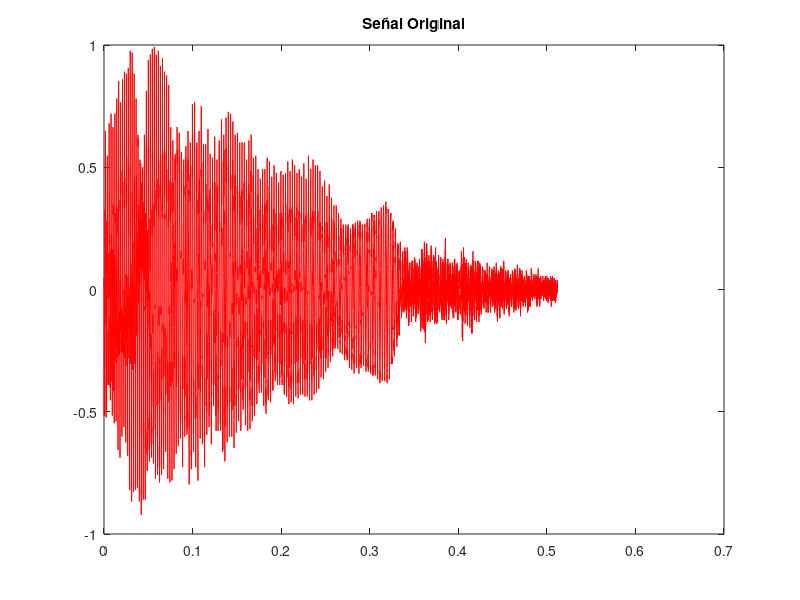
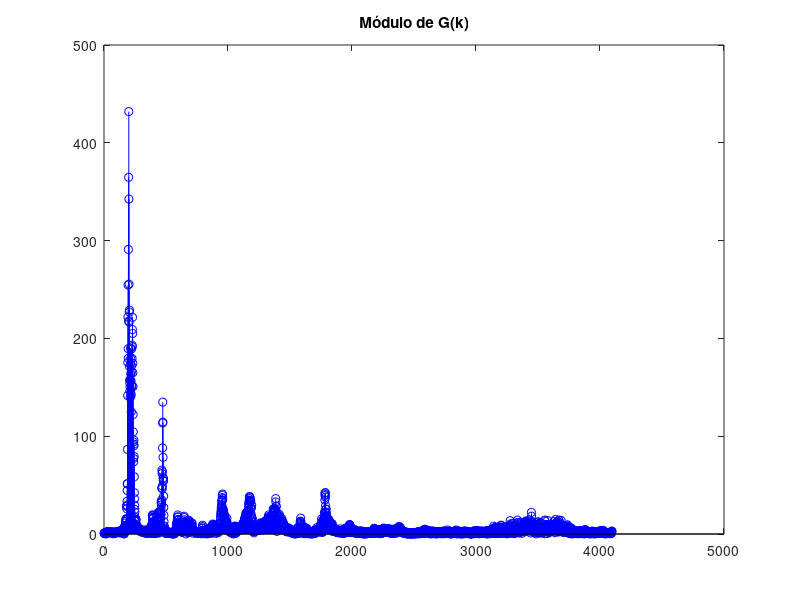
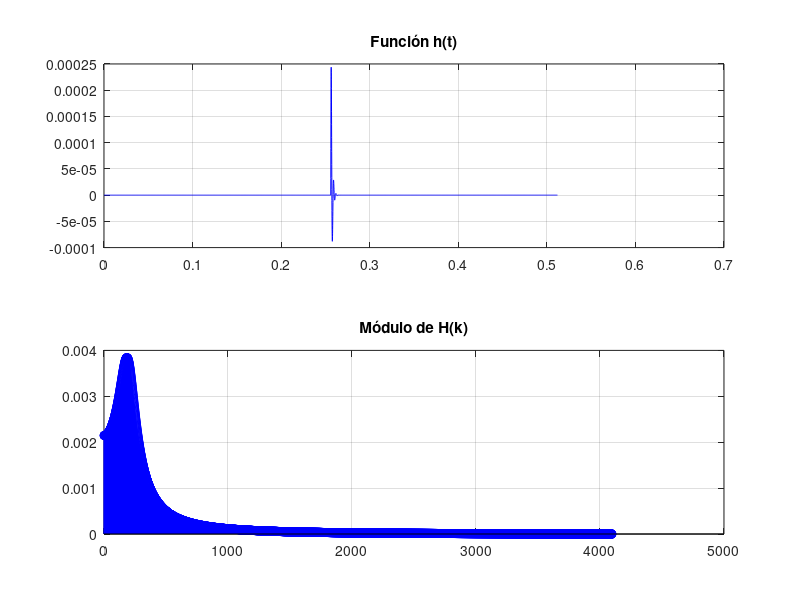
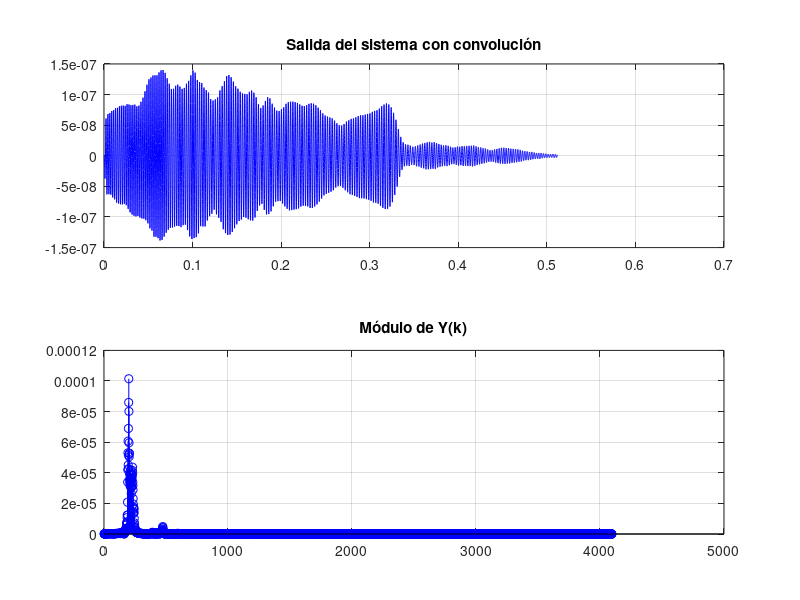

The MATLAB script that drew these images, in order:
function intento2
  clear;
  clc;

  % Cargando el registro de datos
  g_r = load("audiovoz02.txt", "-ascii");

  N = length(g_r); fs = 16000; dt = 1 / fs;
  t0 = 0; Tp = N / fs; dw = (2 * pi) / Tp;

  disp("Dt:"); dt
  disp("\nN:"); N
  disp("\nDw:"); dw

  %%===========================ARREGLOS LUEGO UTILIZADOS========================%%

  t = (0:N-1) * dt;

  % Grafica del registro
  figure(1);
  plot(t, g_r, 'r');
  title("Señal Original");

  %=================================TDF=========================================%%
  G_r_K = fft(g_r);

  G_r_K_mod = abs(G_r_K(1:N/2));

  figure(2);
  stem(G_r_K_mod, "b");
  title("Módulo de G(k)");

  Adm = max(G_r_K_mod);
  i_max = find(G_r_K_mod == Adm); % índice correspondiente a la máxima amplitud.
  fm = (i_max - 1) * dw; % frecuencia angular correspondiente. El menos 1 es por que las frecuencias arrancan desde 0 pero los arreglos desde 1

  disp("\nAdm:"); printf('%.2f\n', Adm);
  disp("\nfm:"); printf('%.2f\n', fm);

  %==============================FILTROS======================================%%
  zita = 0.4;
  wn = fm;

  % FUNCIÓN ESCALÓN
  u = zeros(N, 1);
  t0 = Tp / 2; % Tiempo en el que el escalón se activa
  for i = 1:N
      if t(i) < t0
          u(i) = 0; % Antes del umbral
      else
          u(i) = 1; % Después del umbral
      end
  end

  % Resolución del sistema con Euler explícito
  x3_2 = zeros(3, N);
  for i = 1:N-1
      k1 = dt * f_pend(u(i), x3_2(:,i), wn, zita); % Paso de Euler con la función escalón como entrada
      x3_2(:,i+1) = x3_2(:,i) + k1;
  end

  y_u = x3_2(3, :); % Salida del sistema

  %===============================OBTENCION DE H================================%%
  h = zeros(N, 1); % Inicializar el vector de la derivada

  % DERIVADA PRIMERA ASIMÉTRICA (inicio)
  h(1) = (1 / (2 * dt)) * (-3 * y_u(1) + 4 * y_u(2) - y_u(3));

  % DERIVADA PRIMERA CENTRAL (para puntos intermedios)
  for i = 2:(N-1)
      h(i) = (1 / (2 * dt)) * (y_u(i+1) - y_u(i-1));
  end

  % TDF de h(t)
  H_k = fft(h);

  H_k_mod = abs(H_k(1:N/2));

  Ah = H_k_mod(i_max);

  disp("\nAh:"); Ah

  % Graficando

   figure(3)
  subplot(2,1,1), plot(t,h, "b" )
  grid on
  title ('Función h(t)')
  subplot(2,1,2), stem(H_k_mod, "b")
  grid on
  title ('Módulo de H(k)')

 %Reinicio de los arreglos
x_g = zeros(3, N); % Estados iniciales del sistema

for i = 1:N-1
    k1 = dt * f_pend(g_r(i), x_g(:,i), wn, zita); % Paso de Euler con u = g
    x_g(:,i+1) = x_g(:,i) + k1;
end

% Resultado del sistema con g como entrada
y_f = x_g(3, :); % Salida del sistema para u = g

  % Transformada discreta de Fourier de la salida
  Y_F = fft(y_f);
  Y_F_mod = abs(Y_F(1:N/2));


   figure(4)
  subplot(2,1,1), plot(t,y_f(1:N), "b" )
  grid on
  title ('Salida del sistema con convolución')
  subplot(2,1,2), stem(Y_F_mod, "b")
  grid on
  title ('Módulo de Y(k)')

  Ay = Y_F_mod(i_max);
  disp("\nAy: "); Ay
endfunction

function [fy] = f_pend(u, z, wn, zita)
  fy = zeros(3, 1);
  fy(1) = z(2) + u;
  fy(2) = -wn^2 * z(1) - 2 * zita * wn * z(2);
  fy(3) = z(1) - wn * z(3);
end
